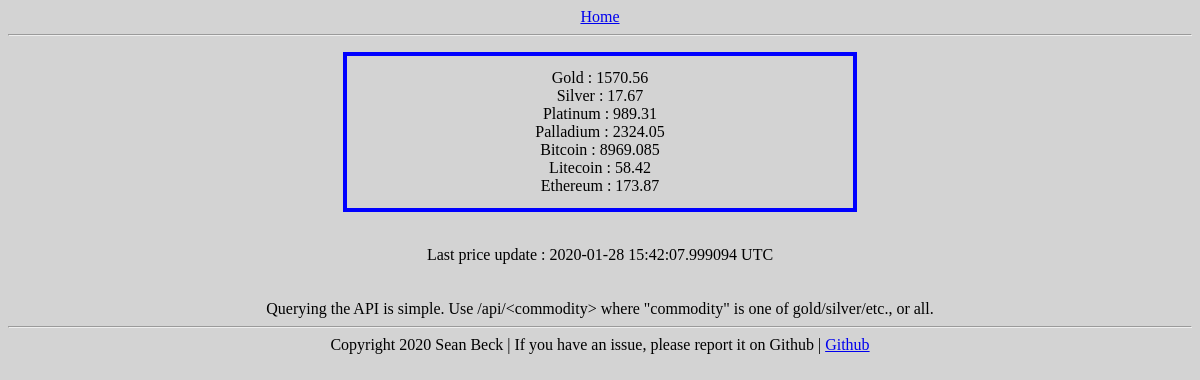
The page / on the database its author committed.
### spot/models.py (models this page shows, shortened)
class Commodity(db.Model):
    id = db.Column(db.Integer, primary_key=True)
    name = db.Column(db.String)
    value = db.Column(db.Float)

### spot/views.py (the view)
@main.route('/')
def index():
    commodities = Commodity.query.all()
    last = LastCheck.query.get(1)
    prices = {'last': str(last.last)}
    for commodity in commodities:
        prices[commodity.name] = commodity.value
    return render_template('index.html', prices=prices)

### spot/templates/index.html (shortened to what this page needs)
<html>
  <head>
    <link rel="stylesheet" type="text/css" href="{{ url_for('static', filename='css/style.css') }}">
  <a href="/">Home</a>
  </head>
  <hr>
  <body>
    <div class="prices">
    {% for metal in prices %}
      {% if metal != 'last' %}
        {{ metal.capitalize() }} : {{ prices[metal] }}<br>
      {% endif %}
    {% endfor %}
    </div>
    <br>Last price update : {{ prices['last'] }} UTC<br><br><br>
    Querying the API is simple. Use /api/&lt;commodity&gt; where "commodity" is one of gold/silver/etc., or all.<br>
  </body>
  <hr>
  <footer>
    Copyright 2020 Sean Beck |
    If you have an issue, please report it on Github |
    <a href="https://github.com/ThaWeatherman/spot_price">Github</a>
  </footer>
</html>

### spot/static/css/style.css (style rules this page uses)
body { text-align: center; background-color: #d3d3d3; }
.prices { margin: 1em auto; width: 30em; border: 4px solid #00f; padding: 0.8em; }

### rows shown on the page
Commodity: capitalize "Gold", name+value "1570.56"
Commodity: capitalize "Silver", name+value "17.67"
Commodity: capitalize "Platinum", name+value "989.31"
Commodity: capitalize "Palladium", name+value "2324.05"
Commodity: capitalize "Bitcoin", name+value "8969.085"
Commodity: capitalize "Litecoin", name+value "58.42"
Commodity: capitalize "Ethereum", name+value "173.87"

### other values the page prints
{{ prices['last'] }} "2020-01-28 15:42:07.999094"
